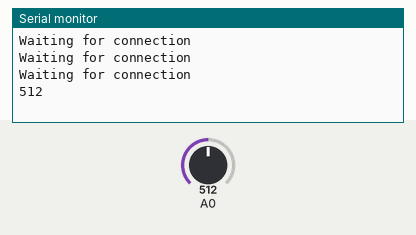
The sketch below on a simulated ESP8266 (NodeMCU). Shown: the last lines printed to the serial monitor. The inputs (shaded band) are chosen by the test bench; at power-on: A0 = 512. WiFi joins after 1.5 s; servers stay silent unless stated; uploads are accepted with an empty reply.

Above: at 2.7 s.
2.8 s: A0 set to 716
At 2.8 s:
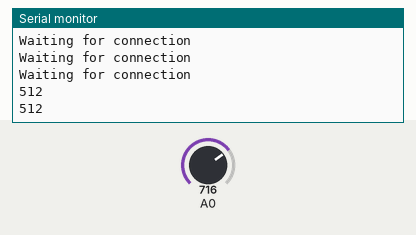
4.3 s: A0 set to 900
At 5.8 s:
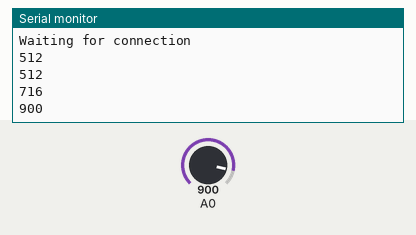
Timing chart, 0 to 7.3 s (numbered marks = the images above; inputs shaded):
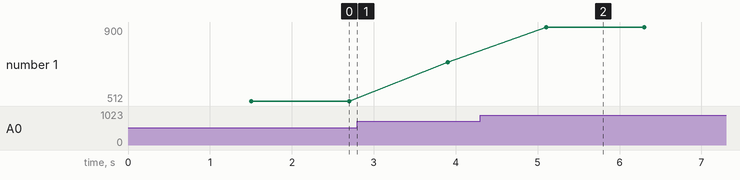

The sketch:

ESP8622_moisture.ino
```cpp
#include "ESP8266WiFi.h"
#include <ESP8266HTTPClient.h>

const String sensorName = "***"; //Identifier of sensor
const String ssid = "***"; //Name for Wi-Fi network
const String password = "***"; //Password for Wi-Fi network
const char* host = "***"; //IP address of raspberry pi
const int port = 3000;

void setup() {
  Serial.begin(9600);

  WiFi.begin(ssid, password);

  while (WiFi.status() != WL_CONNECTED) {
    delay(500);
    Serial.println("Waiting for connection");
  }
}

void loop() {
    Serial.println(analogRead(A0));
    float delta = 1024 - 670;
    float val = analogRead(A0) - 670;
    float level = val / delta * 100;

    postData(level);
    delay(1000);
}

void postData(float data) {
  if (WiFi.status() == WL_CONNECTED) {

    HTTPClient http;

    http.begin("http://" + (String)host + ":" + (String)port + "/measurement/" + (String)sensorName);
    http.addHeader("Content-Type", "application/json");
    http.POST("{\"capacity\": \"" + (String)data + "\"}");
    http.end();
  } else {
    Serial.println("Error in WiFi connection");
  }
}
```

Measured:
- after the input at 4.3 s, the serial monitor: prints a new line after 0.80 s (image 2)
- plotted number 1: 512 → 716 after the input at 2.8 s, 716 → 900 after the input at 4.3 s
